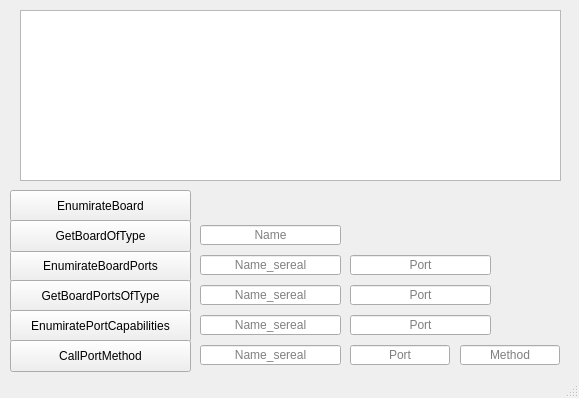
<?xml version="1.0" encoding="UTF-8"?>
<ui version="4.0">
 <class>MainWindow</class>
 <widget class="QMainWindow" name="MainWindow">
  <property name="geometry">
   <rect>
    <x>0</x>
    <y>0</y>
    <width>579</width>
    <height>398</height>
   </rect>
  </property>
  <property name="windowTitle">
   <string>Client-Server</string>
  </property>
  <widget class="QWidget" name="centralwidget">
   <widget class="QLineEdit" name="lineEdit">
    <property name="geometry">
     <rect>
      <x>200</x>
      <y>255</y>
      <width>141</width>
      <height>20</height>
     </rect>
    </property>
    <property name="alignment">
     <set>Qt::AlignCenter</set>
    </property>
    <property name="placeholderText">
     <string>Name_sereal</string>
    </property>
   </widget>
   <widget class="QTextBrowser" name="textBrowser">
    <property name="geometry">
     <rect>
      <x>20</x>
      <y>10</y>
      <width>541</width>
      <height>171</height>
     </rect>
    </property>
   </widget>
   <widget class="QPushButton" name="pushButton_2">
    <property name="geometry">
     <rect>
      <x>10</x>
      <y>190</y>
      <width>181</width>
      <height>32</height>
     </rect>
    </property>
    <property name="text">
     <string>EnumirateBoard</string>
    </property>
   </widget>
   <widget class="QPushButton" name="pushButton_3">
    <property name="geometry">
     <rect>
      <x>10</x>
      <y>250</y>
      <width>181</width>
      <height>32</height>
     </rect>
    </property>
    <property name="text">
     <string>EnumirateBoardPorts</string>
    </property>
   </widget>
   <widget class="QPushButton" name="pushButton_4">
    <property name="geometry">
     <rect>
      <x>10</x>
      <y>220</y>
      <width>181</width>
      <height>32</height>
     </rect>
    </property>
    <property name="text">
     <string>GetBoardOfType</string>
    </property>
   </widget>
   <widget class="QPushButton" name="pushButton_5">
    <property name="geometry">
     <rect>
      <x>10</x>
      <y>280</y>
      <width>181</width>
      <height>32</height>
     </rect>
    </property>
    <property name="text">
     <string>GetBoardPortsOfType</string>
    </property>
   </widget>
   <widget class="QPushButton" name="pushButton_6">
    <property name="geometry">
     <rect>
      <x>10</x>
      <y>310</y>
      <width>181</width>
      <height>32</height>
     </rect>
    </property>
    <property name="text">
     <string>EnumiratePortCapabilities</string>
    </property>
   </widget>
   <widget class="QPushButton" name="pushButton_7">
    <property name="geometry">
     <rect>
      <x>10</x>
      <y>340</y>
      <width>181</width>
      <height>32</height>
     </rect>
    </property>
    <property name="text">
     <string>CallPortMethod</string>
    </property>
   </widget>
   <widget class="QLineEdit" name="lineEdit_2">
    <property name="geometry">
     <rect>
      <x>350</x>
      <y>255</y>
      <width>141</width>
      <height>20</height>
     </rect>
    </property>
    <property name="alignment">
     <set>Qt::AlignCenter</set>
    </property>
    <property name="placeholderText">
     <string>Port</string>
    </property>
   </widget>
   <widget class="QLineEdit" name="lineEdit_3">
    <property name="geometry">
     <rect>
      <x>460</x>
      <y>345</y>
      <width>100</width>
      <height>20</height>
     </rect>
    </property>
    <property name="alignment">
     <set>Qt::AlignCenter</set>
    </property>
    <property name="placeholderText">
     <string>Method</string>
    </property>
   </widget>
   <widget class="QLineEdit" name="lineEdit_4">
    <property name="geometry">
     <rect>
      <x>200</x>
      <y>225</y>
      <width>141</width>
      <height>20</height>
     </rect>
    </property>
    <property name="alignment">
     <set>Qt::AlignCenter</set>
    </property>
    <property name="placeholderText">
     <string>Name</string>
    </property>
   </widget>
   <widget class="QLineEdit" name="lineEdit_5">
    <property name="geometry">
     <rect>
      <x>350</x>
      <y>285</y>
      <width>141</width>
      <height>20</height>
     </rect>
    </property>
    <property name="alignment">
     <set>Qt::AlignCenter</set>
    </property>
    <property name="placeholderText">
     <string>Port</string>
    </property>
   </widget>
   <widget class="QLineEdit" name="lineEdit_6">
    <property name="geometry">
     <rect>
      <x>200</x>
      <y>285</y>
      <width>141</width>
      <height>20</height>
     </rect>
    </property>
    <property name="alignment">
     <set>Qt::AlignCenter</set>
    </property>
    <property name="placeholderText">
     <string>Name_sereal</string>
    </property>
   </widget>
   <widget class="QLineEdit" name="lineEdit_7">
    <property name="geometry">
     <rect>
      <x>350</x>
      <y>315</y>
      <width>141</width>
      <height>20</height>
     </rect>
    </property>
    <property name="alignment">
     <set>Qt::AlignCenter</set>
    </property>
    <property name="placeholderText">
     <string>Port</string>
    </property>
   </widget>
   <widget class="QLineEdit" name="lineEdit_8">
    <property name="geometry">
     <rect>
      <x>200</x>
      <y>315</y>
      <width>141</width>
      <height>20</height>
     </rect>
    </property>
    <property name="alignment">
     <set>Qt::AlignCenter</set>
    </property>
    <property name="placeholderText">
     <string>Name_sereal</string>
    </property>
   </widget>
   <widget class="QLineEdit" name="lineEdit_9">
    <property name="geometry">
     <rect>
      <x>200</x>
      <y>345</y>
      <width>141</width>
      <height>20</height>
     </rect>
    </property>
    <property name="alignment">
     <set>Qt::AlignCenter</set>
    </property>
    <property name="placeholderText">
     <string>Name_sereal</string>
    </property>
   </widget>
   <widget class="QLineEdit" name="lineEdit_10">
    <property name="geometry">
     <rect>
      <x>350</x>
      <y>345</y>
      <width>100</width>
      <height>20</height>
     </rect>
    </property>
    <property name="alignment">
     <set>Qt::AlignCenter</set>
    </property>
    <property name="placeholderText">
     <string>Port</string>
    </property>
   </widget>
  </widget>
  <widget class="QStatusBar" name="statusbar"/>
 </widget>
 <resources/>
 <connections/>
</ui>
